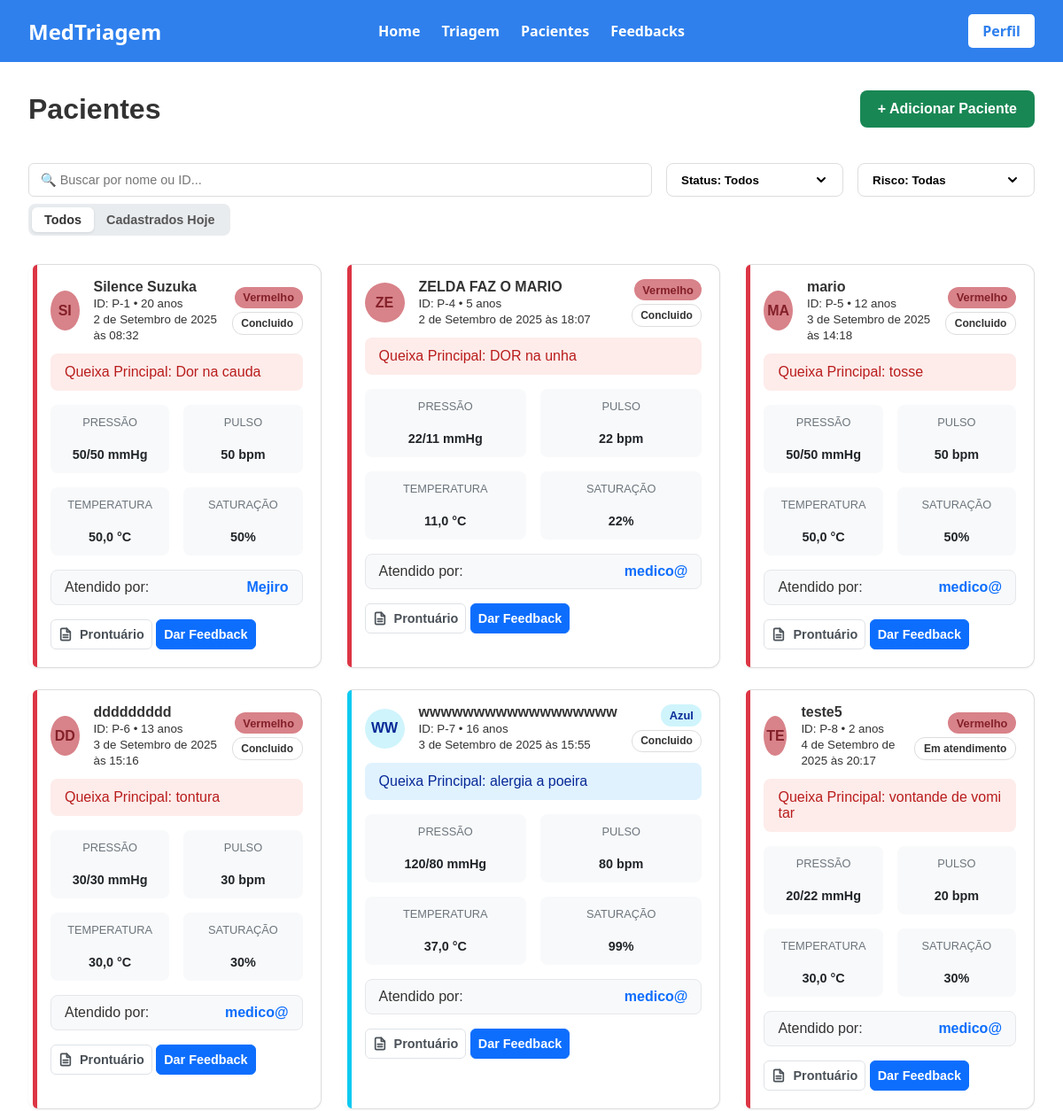
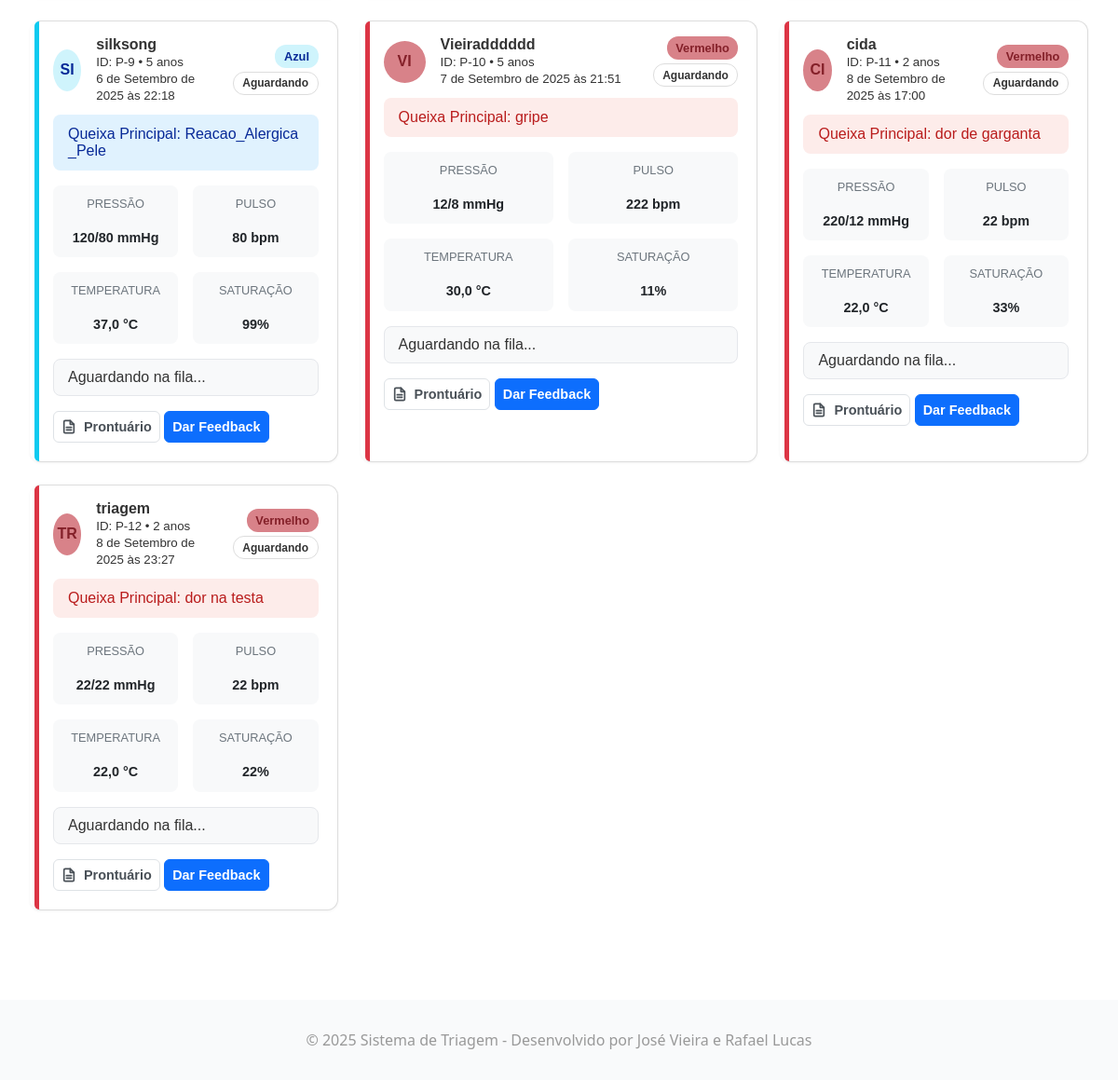
The page /master/listar/ (signed in) on the database as committed earlier (2 pictures, top to bottom).
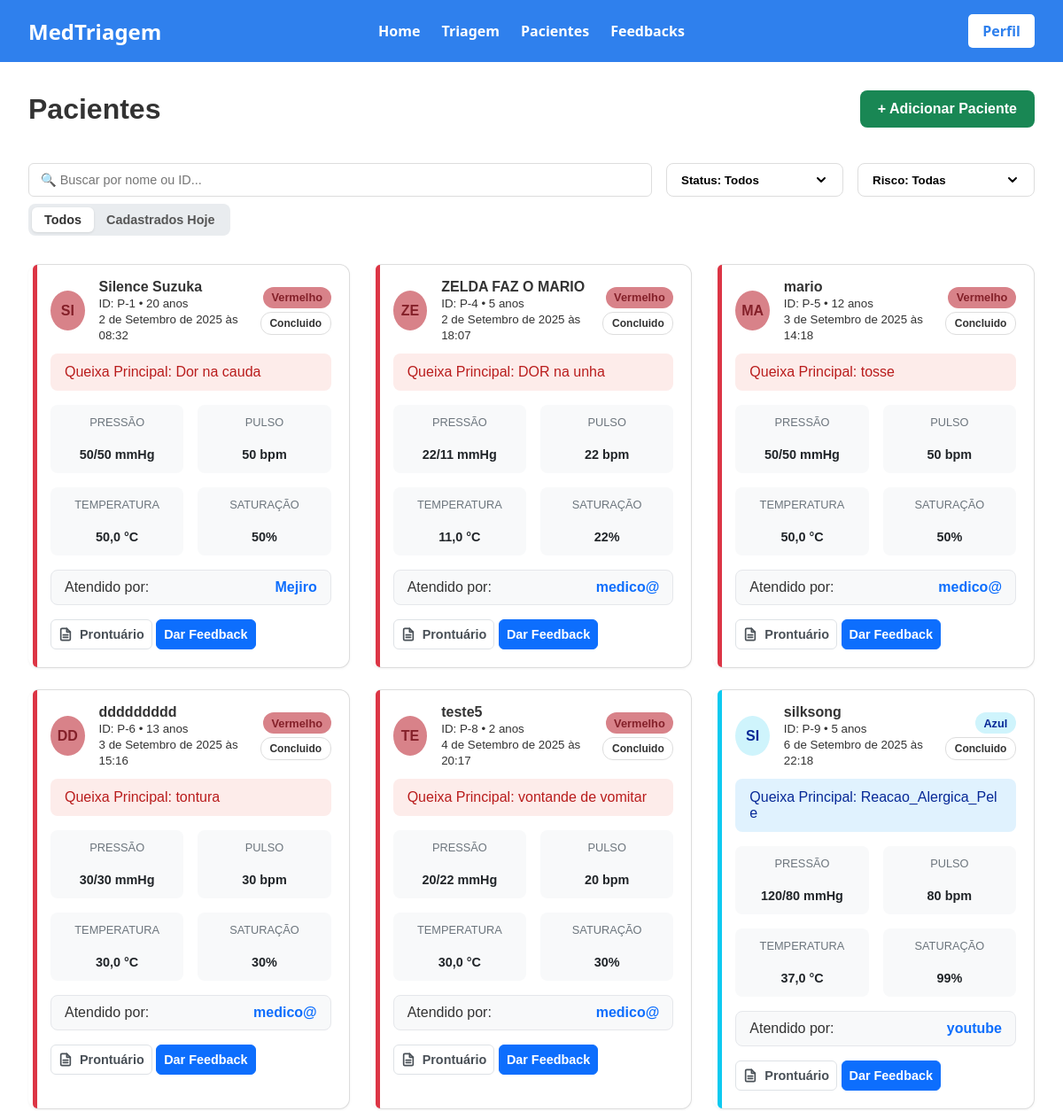
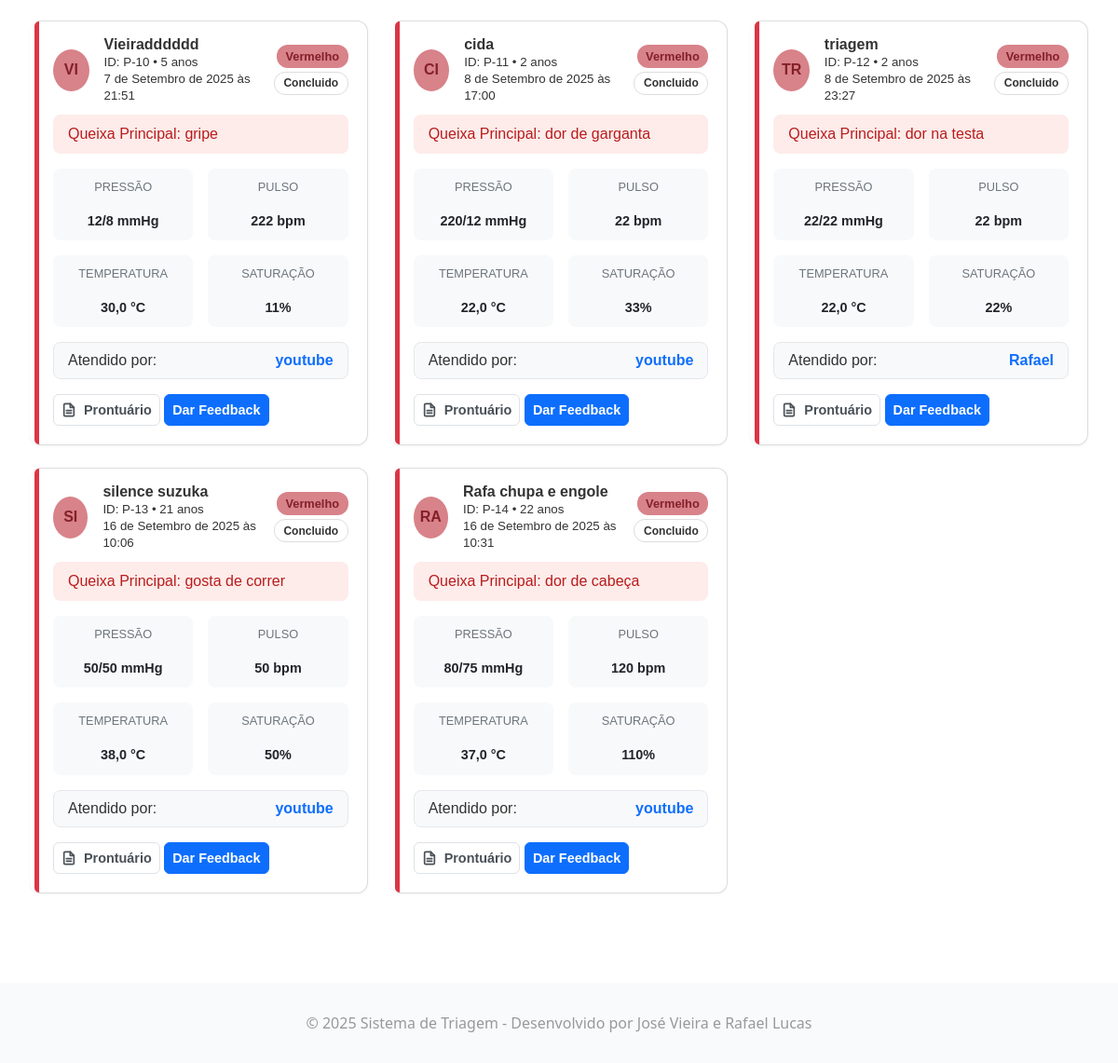
The same page on the database as committed later (2 pictures, top to bottom).
### triagem/models.py (models this page shows, shortened)
class Paciente(models.Model):
    Sexualidade = [
        ('Masculino', 'Masculino'),
        ('Feminino', 'Feminino'),
    ]
    Convenios = [
        ('SUS', 'SUS'),
        ('Unimed', 'Unimed'),
        ('Hapvida', 'Hapvida'),
        ('Amil', 'Amil'),
        ('Bradesco Saude', 'Bradesco Saude'),
    ]
    Status = [
        ('Aguardando', 'Aguardando'),
        ('Em atendimento', 'Em atendimento'),
        ('Concluido', 'Concluido'),
    ]
    Sintomas = [
        ('Dor_Toracica', 'Dor Torácica / Aperto no Peito'),
        ('Falta_de_Ar', 'Falta de Ar / Dificuldade para Respirar'),
        ('Alteracao_Neurologica_Grave', 'Alteração de Consciência / Convulsão / Confusão'),
        ('Sangramento_Ativo', 'Sangramento Ativo / Vômito ou Fezes com Sangue'),
        ('Febre', 'Febre / Calafrios'),
        ('Dor_de_Cabeca', 'Dor de Cabeça'),
        ('Tontura_MalEstar', 'Tontura / Fraqueza / Mal-estar Geral'),
        ('Sintomas_Respiratorios_Leves', 'Tosse / Espirros / Dor de Garganta'),
        ('Dor_Abdominal', 'Dor Abdominal / Cólica'),
        ('Sintomas_Gastrointestinais', 'Náusea / Vômito / Diarreia'),
        ('Lesao_Trauma', 'Lesão / Trauma / Queda Recente'),
        ('Dor_Locomotora', 'Dor Muscular / Articular / Lombar'),
        ('Reacao_Alergica_Pele', 'Reação Alérgica / Erupção na Pele / Inchaço'),
        ('Queixa_Urinaria', 'Queixa Urinária (Dor ao urinar / Sangue na urina)'),
        ('Outro', 'Outro'),
    ]
    Risco = [
        ('Vermelho', 'Emergência'),
        ('Laranja', 'Muito Urgente'),
        ('Amarelo', 'Urgente'),
        ('Verde', 'Pouco Urgente'),
        ('Azul', 'Não Urgente'),
    ]
    Profissionais = [
        ('Clinica Medica', 'Clinica Medica'),
        ('Ortopedia', 'Ortopedia'),
        ('Pediatria', 'Pediatria'),
        ('Cardiologia', 'Cardiologia'),
        ('Neurologia', 'Neurologia'),
    ]
    nome = models.CharField(max_length=100)
    data_nascimento = models.DateField(verbose_name="Data de Nascimento")
    sexo = models.CharField(choices=Sexualidade, max_length=50)
    cpf = models.CharField(unique=True, max_length=14)
    convenio = models.CharField(choices=Convenios, max_length=50)
    temperatura = models.FloatField(max_length=3)
    pressao_sistolica = models.CharField(max_length=3) # Valor maior
    pressao_diastolica = models.CharField(max_length=3) # Valor menor
    pulso = models.CharField(max_length=3)
    frequenciaRespiratoria = models.CharField(max_length=3)
    saturacao = models.CharField(max_length=3)
    glicemia = models.CharField(max_length=3)
    dor = models.IntegerField(validators=[MinValueValidator(0), MaxValueValidator(10)])
    queixa = models.CharField(max_length=1000)
    inicio_sintomas = models.DateField()
    sintomas_associados = models.CharField(choices=Sintomas, max_length=50)
    observacoes = models.CharField(blank=True, null=True, max_length=1000)
    classificacao = models.CharField(choices=Risco, max_length=50,blank=True, null=True)
    justificativa = models.CharField(blank=True, null=True)
    encaminhamento = models.CharField(choices=Profissionais, max_length=50,blank=True, null=True)
    status = models.CharField(max_length=20, choices=Status, default='Aguardando',blank=True, null=True)
    hora_chegada = models.DateTimeField(default=timezone.now, blank=True)
    hora_inicio_atendimento = models.DateTimeField(null=True, blank=True)
    hora_fim_atendimento = models.DateTimeField(null=True, blank=True)
    atendente = models.ForeignKey(settings.AUTH_USER_MODEL, on_delete=models.PROTECT, related_name='pacientes_criados')
    medico_responsavel = models.ForeignKey(settings.AUTH_USER_MODEL, on_delete=models.SET_NULL, related_name='pacientes_atendidos', null=True, blank=True)
    @property
    def idade(self):
        if not self.data_nascimento:
            return None # Retorna nada se a data de nascimento não estiver preenchida
        hoje = date.today()
        idade_calculada = hoje.year - self.data_nascimento.year - ((hoje.month, hoje.day) < (self.data_nascimento.month, self.data_nascimento.day))
        return idade_calculada
    @property
    def pressao_arterial(self):
        return f"{self.pressao_sistolica}/{self.pressao_diastolica}"

class CustomUser(AbstractUser):
    class TipoUsuario(models.TextChoices):
        ATENDENTE = 'ATENDENTE', 'Atendente'
        MEDICO = 'MEDICO', 'Médico'
        ADMIN = 'ADMIN', 'Admin'
    Especializacoes = [
        ('CLINICA_GERAL', 'Clínica Geral'),
        ('CARDIOLOGIA', 'Cardiologia'),
        ('ORTOPEDIA', 'Ortopedia'),
        ('PEDIATRIA', 'Pediatria'),
        ('NEUROLOGIA', 'Neurologia'),
        ('OUTRA', 'Outra')
    ]
    nome_completo = models.CharField(max_length=255)
    email = models.EmailField(unique=True)
    cpf = models.CharField(max_length=14, unique=True)
    tipo_usuario = models.CharField(max_length=10, choices=TipoUsuario.choices, default=TipoUsuario.ATENDENTE)
    registro_profissional = models.CharField(max_length=20, blank=True, null=True)   # Permite que o valor seja nulo no banco
    especializacao = models.CharField(max_length=50, choices=Especializacoes,blank=True,null=True)
    USERNAME_FIELD = 'username'
    REQUIRED_FIELDS = ['email', 'nome_completo', 'cpf']

### triagem/views.py (the view)
# urls.py: path('listar/', list_view, name='listar'),
@login_required
def list_view(request):
    pacientes = Paciente.objects.all()
    status_contagem = Counter(p.status for p in pacientes)
    return render(request, 'site/listar.html', {
        'pacientes': pacientes,
        'status_contagem': status_contagem
    })

### triagem/templates/site/listar.html (shortened to what this page needs)
{% load static %}
<!DOCTYPE html>
<html lang="pt-br">
<head>
    <link rel="stylesheet" href="{% static 'front/css/base.css' %}?v=3">
    <link rel="stylesheet" href="{% static 'front/css/listar.css' %}?v=4">
</head>
<body>
    <header>
        <h1><a href="{% url 'hosp:index' %}">MedTriagem</a></h1>
        <nav class="menu-links">
            <a href="{% url 'hosp:index' %}">Home</a>
            {% if user.tipo_usuario != 'MEDICO' %}
            <a href="{% url 'hosp:criar' %}">Triagem</a>
            {% endif %}
            <a href="{% url 'hosp:listar' %}">Pacientes</a>
            <a href="{% url 'hosp:lista_feedback' %}">Feedbacks</a>
        </nav>
        <div class="entrar">
            <a href="{% url 'hosp:perfil' %}" class="btn-entrar">Perfil</a>
        </div>
    </header>
    <main class="pacientes-container">
        <div class="pacientes-header">
            <h2>Pacientes</h2>
            {% if user.tipo_usuario != 'MEDICO' %}
            <a href="{% url 'hosp:criar' %}">
                <button class="btn-adicionar">+ Adicionar Paciente</button>
                </a>
            {% endif %}
        </div>
        <div class="filtros-container">
            <div class="filtros-principal">
                <div class="busca-container-vertical">
                    <input type="text" id="busca-input" placeholder="🔍 Buscar por nome ou ID..." class="busca-input">
                    <div class="filtro-data-container">
                        <button class="btn-filtro-data ativo" data-periodo="todos">Todos</button>
                        <button class="btn-filtro-data" data-periodo="hoje">Cadastrados Hoje</button>
                    </div>
                </div>
                <div class="filtro-dropdown-container">
                    <button class="filtro-ativar-btn" id="status-filtro-btn">
                        <span>Status: Todos</span>
                        <svg width="16" height="16" viewBox="0 0 24 24" fill="none" stroke="currentColor" stroke-width="3" stroke-linecap="round" stroke-linejoin="round"><path d="M6 9l6 6 6-6"/></svg>
                    </button>
                </div>
                <div class="filtro-dropdown-container">
                    <button class="filtro-ativar-btn" id="risco-filtro-btn">
                        <span>Risco: Todas</span>
                        <svg width="16" height="16" viewBox="0 0 24 24" fill="none" stroke="currentColor" stroke-width="3" stroke-linecap="round" stroke-linejoin="round"><path d="M6 9l6 6 6-6"/></svg>
                    </button>
                </div>
            </div>
        </div>
        <div class="cards-pacientes">
            {% for paciente in pacientes %}
            <div class="card-paciente {{ paciente.classificacao|lower }}" data-cor="{{ paciente.classificacao|lower }}" data-status="{{ paciente.status }}" data-cadastro="{{ paciente.hora_chegada|date:'Y-m-d' }}">
                <div class="card-topo">
                    <div class="bolinha {{ paciente.classificacao|lower }}">{{ paciente.nome|slice:":2"|upper }}</div>
                    <div class="card-info">
                        <strong>{{ paciente.nome }}</strong>
                        <br>
                        <small>ID: P-{{ paciente.id }} • {{ paciente.idade }} anos</small>
                        <br>
                        <small>{{ paciente.hora_chegada }}</small>
                    </div>
                    <div class="topo-direita">
                        <span class="tag {{ paciente.classificacao|lower }}">{{ paciente.classificacao }}</span>
                        <span class="status-paciente">{{ paciente.status|default:'Aguardando' }}</span>
                    </div>
                </div>
                <p class="queixa">Queixa Principal: {{ paciente.queixa }}</p>
                <div class="detalhes">
                    <div class="pressao"><b>Pressão</b><br>{{ paciente.pressao_arterial }} mmHg</div>
                    <div class="pulso"><b>Pulso</b><br>{{ paciente.pulso }} bpm</div>
                    <div class="temperatura"><b>Temperatura</b><br>{{ paciente.temperatura }} °C</div>
                    <div class="saturacao"><b>Saturação</b><br>{{ paciente.saturacao }}%</div>
                </div>
                <div class="status-atendimento-container">
                    {% if user.tipo_usuario == 'ATENDENTE' %}
                        <div class="atendido-por">
                            {% if paciente.status == 'Aguardando' %}
                                <span class="status-info">Aguardando na fila...</span>
                            {% elif paciente.status == 'Em atendimento' or paciente.status == 'Concluido' %}
                                {% if paciente.medico_responsavel %}
                                    <span class="status-info">Atendido por:</span>
                                    <span class="medico">{{ paciente.medico_responsavel.username }}</span>
                                {% else %}
                                    <span class="status-info">{{ paciente.get_status_display }}</span>
                                {% endif %}
                            {% endif %}
                        </div>
                    {% endif %}
                </div>
                <div class="card-actions">
                    <div class="acoes-botoes">
                        <a href="{% url 'hosp:mostrar' paciente.id %}" class="btn-prontuario">
                            <span>Prontuário</span>
                        </a>
                        <a href="{% url 'hosp:dar_feedback' pk=paciente.pk %}" class="btn btn-secondary btn-sm mt-1">Dar Feedback</a>
                    </div>
                </div>
            </div>
             {% empty %}
                <p style="grid-column: 1 / -1; text-align: center; color: #777;">
                    Nenhum paciente encontrado no banco de dados.
                </p>
            {% endfor %}
        </div>
    </main>
    <footer>
        <p>© 2025 Sistema de Triagem - Desenvolvido por José Vieira e Rafael Lucas</p>
    </footer>
</body>
</html>

### triagem/static/front/css/base.css (style rules this page uses)
body { margin: 0; font-family: 'Segoe UI', Tahoma, Geneva, Verdana, sans-serif; background-color: #ffffff; color: #333; }
header { background-color: #2f80ed; color: white; padding: 1rem 2rem; display: grid; grid-template-columns: 1fr 1fr 1fr; align-items: center; position:relative; }
header a { text-decoration: none; color: inherit; }
header h1 { margin: 0; font-size: 1.5rem; grid-column: 1; }
main { background-color: #ffffff; }
.menu-links { display:flex; justify-content: center; gap: 1.5em; grid-column: 2; }
.menu-links a { color: white; text-decoration: none; font-weight: bold; transition: opacity 0.2s; }
.entrar { grid-column: 3; display: flex; justify-content: flex-end; }
.btn-entrar { background-color: white; color: #2f80ed; padding: 0.5rem 1rem; border-radius: 5px; text-decoration: none; font-weight: bold; transition: background-color 0.2s, color 0.2s; }
footer { text-align: center; color: #999; margin-top: 4rem; padding: 1rem; background-color: #f9fafb; }

Rows that differ between the two databases and show on the page:
removed Paciente: nome "WW", nome "wwwwwwwwwwwwwwwwww", id "7", idade "16", hora_chegada "3 de Setembro de 2025 às 15:55", classificacao "Azul", status "Concluido", queixa "alergia a poeira", pressao_arterial "120/80", pulso "80", temperatura "37,0", saturacao "99", medico_responsavel.username "medico@"
changed Paciente "TE": status "Em atendimento" → "Concluido"
changed Paciente "silksong": status "Aguardando" → "Concluido"; medico_responsavel.username (not shown) → "youtube"; status "Aguardando na fila..." → "Atendido por:"
changed Paciente "VI": status "Aguardando" → "Concluido"; medico_responsavel.username (not shown) → "youtube"; status "Aguardando na fila..." → "Atendido por:"
changed Paciente "CI": status "Aguardando" → "Concluido"; medico_responsavel.username (not shown) → "youtube"; status "Aguardando na fila..." → "Atendido por:"
changed Paciente "TR": status "Aguardando" → "Concluido"; medico_responsavel.username (not shown) → "Rafael"; status "Aguardando na fila..." → "Atendido por:"
added Paciente: nome "SI", nome "silence suzuka", id "13", idade "21", hora_chegada "16 de Setembro de 2025 às 10:06", classificacao "Vermelho", status "Concluido", queixa "gosta de correr", pressao_arterial "50/50", pulso "50", temperatura "38,0", saturacao "50", medico_responsavel.username "youtube"
added Paciente: nome "RA", nome "Rafa chupa e engole", id "14", idade "22", hora_chegada "16 de Setembro de 2025 às 10:31", classificacao "Vermelho", status "Concluido", queixa "dor de cabeça", pressao_arterial "80/75", pulso "120", temperatura "37,0", saturacao "110", medico_responsavel.username "youtube"
